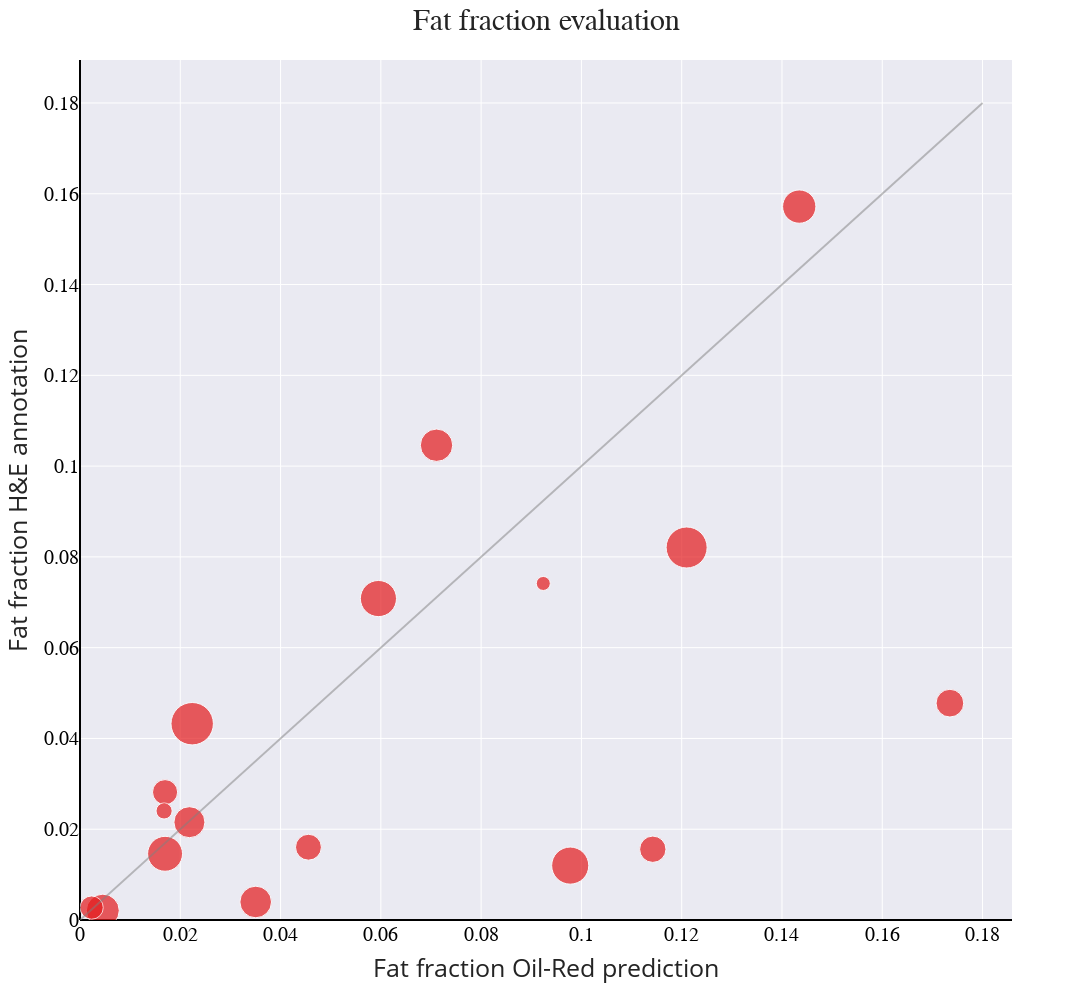

The cell this chart's notebook holds for it:
### Code cell
hue_order = [str(x) for x in np.arange(8)]

# without model-id
fig = px.scatter(df_fractions, x="fat_fraction_prediction_OilRed", y="fat_fraction_annotation_HE", size='area_slice_HE', size_max=30, 
                 width=1100, height=1000, color_discrete_sequence=px.colors.qualitative.Set1, opacity=0.7, template="seaborn")


fig.add_trace(
    go.Scatter(
        x=[0, max_value],
        y=[0, max_value],
        mode="lines",
        line=go.scatter.Line(color="gray"),
        opacity=0.5,
        showlegend=False)
)

#fig.update_traces(
#    marker=dict(sizeref=6)
#)

# title
fig.update_layout(
    title=dict(
        text="Fat fraction evaluation"        
    ),
    title_font_family="Candara",
    title_font_size=30
)

# x-axis
fig.update_xaxes(
    title="Fat fraction Oil-Red prediction",
    title_font_size=25,
    showticklabels=True,
    rangemode="tozero",
    #tick0=0.02, 
    #dtick=0.01,
    range=[0, max_value],
    tickfont=dict(
        family="Candara",
        size=20,
        color="Black"
    ),
    zerolinewidth=2, 
    zerolinecolor='black'
)

# y-axis
fig.update_yaxes(
    title="Fat fraction H&E annotation",
    title_font_size=25,
    showticklabels=True,
    rangemode="tozero",
    #tick0=0.02, 
    #dtick=0.01,
    range=[0, max_value],
    tickfont=dict(
        family="Candara",
        size=20,
        color="Black"
    ),
    zerolinewidth=2, 
    zerolinecolor='black'
)

# grid
fig.update_layout(
    grid=dict(xgap=0.1, ygap=0.1)
)

fig.show()

fig.write_html(os.path.join(path_quantitative_results_performance, "fat-fraction.html"), include_plotlyjs="cdn")
fig.write_image(file=os.path.join(path_quantitative_results_performance, "fat-fraction.png"), format="png")
fig.write_image(file=os.path.join(path_quantitative_results_performance, "fat-fraction.svg"), format="svg")

### Figure 1 — Plotly figure (JSON) as saved in the notebook; plotly's stock layout.template omitted (floating-point values rounded to 4 significant figures)
{"data": [{"hovertemplate": "fat_fraction_prediction_OilRed=%{x}<br>fat_fraction_annotation_HE=%{y}<br>area_slice_HE=%{marker.size}<extra></extra>", "legendgroup": "", "marker": {"color": "rgb(228,26,28)", "opacity": 0.7, "size": [94877485, 88521915, 50394728, 78908123, 130734829, 45853466, 100021433, 39329707, 72586586, 18980957, 76184557, 14294148, 122234147, 69882687, 48748613, 80576886, 55821371], "sizemode": "area", "sizeref": 145300.0, "symbol": "circle"}, "mode": "markers", "name": "", "orientation": "v", "showlegend": false, "type": "scatter", "x": [0.05952, 0.01697, 0.1142, 0.004547, 0.02238, 0.01697, 0.09777, 0.002317, 0.03504, 0.01677, 0.0711, 0.0924, 0.121, 0.02182, 0.04556, 0.1434, 0.1735], "xaxis": "x", "y": [0.07082, 0.01459, 0.01559, 0.002065, 0.04325, 0.02816, 0.01198, 0.002734, 0.00397, 0.02403, 0.1046, 0.07415, 0.08207, 0.02155, 0.01604, 0.1572, 0.04777], "yaxis": "y"}, {"line": {"color": "gray"}, "mode": "lines", "opacity": 0.5, "showlegend": false, "type": "scatter", "x": [0, 0.18], "y": [0, 0.18]}], "layout": {"grid": {"xgap": 0.1, "ygap": 0.1}, "height": 1000, "legend": {"itemsizing": "constant", "tracegroupgap": 0}, "margin": {"t": 60}, "title": {"font": {"family": "Candara", "size": 30}, "text": "Fat fraction evaluation"}, "width": 1100, "xaxis": {"anchor": "y", "autorange": true, "domain": [0, 1], "range": [0, 0.1859], "rangemode": "tozero", "showticklabels": true, "tickfont": {"color": "Black", "family": "Candara", "size": 20}, "title": {"font": {"size": 25}, "text": "Fat fraction Oil-Red prediction"}, "type": "linear", "zerolinecolor": "black", "zerolinewidth": 2}, "yaxis": {"anchor": "x", "autorange": true, "domain": [0, 1], "range": [0, 0.1895], "rangemode": "tozero", "showticklabels": true, "tickfont": {"color": "Black", "family": "Candara", "size": 20}, "title": {"font": {"size": 25}, "text": "Fat fraction H&E annotation"}, "type": "linear", "zerolinecolor": "black", "zerolinewidth": 2}}}
